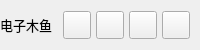
           <widget class="QFrame" name="contentTopBg">
            <property name="minimumSize">
             <size>
              <width>0</width>
              <height>50</height>
             </size>
            </property>
            <property name="maximumSize">
             <size>
              <width>16777215</width>
              <height>50</height>
             </size>
            </property>
            <property name="frameShape">
             <enum>QFrame::NoFrame</enum>
            </property>
            <property name="frameShadow">
             <enum>QFrame::Raised</enum>
            </property>
            <layout class="QHBoxLayout" name="horizontalLayout">
             <property name="spacing">
              <number>0</number>
             </property>
             <property name="leftMargin">
              <number>0</number>
             </property>
             <property name="topMargin">
              <number>0</number>
             </property>
             <property name="rightMargin">
              <number>10</number>
             </property>
             <property name="bottomMargin">
              <number>0</number>
             </property>
             <item>
              <widget class="QFrame" name="leftBox">
               <property name="sizePolicy">
                <sizepolicy hsizetype="Expanding" vsizetype="Preferred">
                 <horstretch>0</horstretch>
                 <verstretch>0</verstretch>
                </sizepolicy>
               </property>
               <property name="frameShape">
                <enum>QFrame::NoFrame</enum>
               </property>
               <property name="frameShadow">
                <enum>QFrame::Raised</enum>
               </property>
               <layout class="QHBoxLayout" name="horizontalLayout_3">
                <property name="spacing">
                 <number>0</number>
                </property>
                <property name="leftMargin">
                 <number>0</number>
                </property>
                <property name="topMargin">
                 <number>0</number>
                </property>
                <property name="rightMargin">
                 <number>0</number>
                </property>
                <property name="bottomMargin">
                 <number>0</number>
                </property>
                <item>
                 <widget class="QLabel" name="titleRightInfo">
                  <property name="sizePolicy">
                   <sizepolicy hsizetype="Preferred" vsizetype="Expanding">
                    <horstretch>0</horstretch>
                    <verstretch>0</verstretch>
                   </sizepolicy>
                  </property>
                  <property name="maximumSize">
                   <size>
                    <width>16777215</width>
                    <height>45</height>
                   </size>
                  </property>
                  <property name="font">
                   <font>
                    <family>Microsoft YaHei UI</family>
                    <pointsize>10</pointsize>
                    <italic>false</italic>
                    <bold>false</bold>
                   </font>
                  </property>
                  <property name="styleSheet">
                   <string notr="true">font-family:'Microsoft YaHei UI'; font-size:10pt</string>
                  </property>
                  <property name="text">
                   <string>电子木鱼</string>
                  </property>
                  <property name="alignment">
                   <set>Qt::AlignLeading|Qt::AlignLeft|Qt::AlignVCenter</set>
                  </property>
                 </widget>
                </item>
               </layout>
              </widget>
             </item>
             <item alignment="Qt::AlignRight">
              <widget class="QFrame" name="rightButtons">
               <property name="minimumSize">
                <size>
                 <width>0</width>
                 <height>28</height>
                </size>
               </property>
               <property name="frameShape">
                <enum>QFrame::NoFrame</enum>
               </property>
               <property name="frameShadow">
                <enum>QFrame::Raised</enum>
               </property>
               <layout class="QHBoxLayout" name="horizontalLayout_2">
                <property name="spacing">
                 <number>5</number>
                </property>
                <property name="leftMargin">
                 <number>0</number>
                </property>
                <property name="topMargin">
                 <number>0</number>
                </property>
                <property name="rightMargin">
                 <number>0</number>
                </property>
                <property name="bottomMargin">
                 <number>0</number>
                </property>
                <item>
                 <widget class="QPushButton" name="settingsTopBtn">
                  <property name="minimumSize">
                   <size>
                    <width>28</width>
                    <height>28</height>
                   </size>
                  </property>
                  <property name="maximumSize">
                   <size>
                    <width>28</width>
                    <height>28</height>
                   </size>
                  </property>
                  <property name="cursor">
                   <cursorShape>PointingHandCursor</cursorShape>
                  </property>
                  <property name="toolTip">
                   <string>Settings</string>
                  </property>
                  <property name="text">
                   <string/>
                  </property>
                  <property name="icon">
                   <iconset resource="resources.qrc">
                    <normaloff>:/icons/images/icons/icon_settings.png</normaloff>:/icons/images/icons/icon_settings.png</iconset>
                  </property>
                  <property name="iconSize">
                   <size>
                    <width>20</width>
                    <height>20</height>
                   </size>
                  </property>
                 </widget>
                </item>
                <item>
                 <widget class="QPushButton" name="minimizeAppBtn">
                  <property name="minimumSize">
                   <size>
                    <width>28</width>
                    <height>28</height>
                   </size>
                  </property>
                  <property name="maximumSize">
                   <size>
                    <width>28</width>
                    <height>28</height>
                   </size>
                  </property>
                  <property name="cursor">
                   <cursorShape>PointingHandCursor</cursorShape>
                  </property>
                  <property name="toolTip">
                   <string>Minimize</string>
                  </property>
                  <property name="text">
                   <string/>
                  </property>
                  <property name="icon">
                   <iconset resource="resources.qrc">
                    <normaloff>:/icons/images/icons/icon_minimize.png</normaloff>:/icons/images/icons/icon_minimize.png</iconset>
                  </property>
                  <property name="iconSize">
                   <size>
                    <width>20</width>
                    <height>20</height>
                   </size>
                  </property>
                 </widget>
                </item>
                <item>
                 <widget class="QPushButton" name="maximizeRestoreAppBtn">
                  <property name="minimumSize">
                   <size>
                    <width>28</width>
                    <height>28</height>
                   </size>
                  </property>
                  <property name="maximumSize">
                   <size>
                    <width>28</width>
                    <height>28</height>
                   </size>
                  </property>
                  <property name="font">
                   <font>
                    <family>Segoe UI</family>
                    <pointsize>10</pointsize>
                    <italic>false</italic>
                    <bold>false</bold>
                    <stylestrategy>PreferDefault</stylestrategy>
                   </font>
                  </property>
                  <property name="cursor">
                   <cursorShape>PointingHandCursor</cursorShape>
                  </property>
                  <property name="toolTip">
                   <string>Maximize</string>
                  </property>
                  <property name="text">
                   <string/>
                  </property>
                  <property name="icon">
                   <iconset resource="resources.qrc">
                    <normaloff>:/icons/images/icons/icon_maximize.png</normaloff>:/icons/images/icons/icon_maximize.png</iconset>
                  </property>
                  <property name="iconSize">
                   <size>
                    <width>20</width>
                    <height>20</height>
                   </size>
                  </property>
                 </widget>
                </item>
                <item>
                 <widget class="QPushButton" name="closeAppBtn">
                  <property name="minimumSize">
                   <size>
                    <width>28</width>
                    <height>28</height>
                   </size>
                  </property>
                  <property name="maximumSize">
                   <size>
                    <width>28</width>
                    <height>28</height>
                   </size>
                  </property>
                  <property name="cursor">
                   <cursorShape>PointingHandCursor</cursorShape>
                  </property>
                  <property name="toolTip">
                   <string>Close</string>
                  </property>
                  <property name="text">
                   <string/>
                  </property>
                  <property name="icon">
                   <iconset resource="resources.qrc">
                    <normaloff>:/icons/images/icons/icon_close.png</normaloff>:/icons/images/icons/icon_close.png</iconset>
                  </property>
                  <property name="iconSize">
                   <size>
                    <width>20</width>
                    <height>20</height>
                   </size>
                  </property>
                 </widget>
                </item>
               </layout>
              </widget>
             </item>
            </layout>
           </widget>
